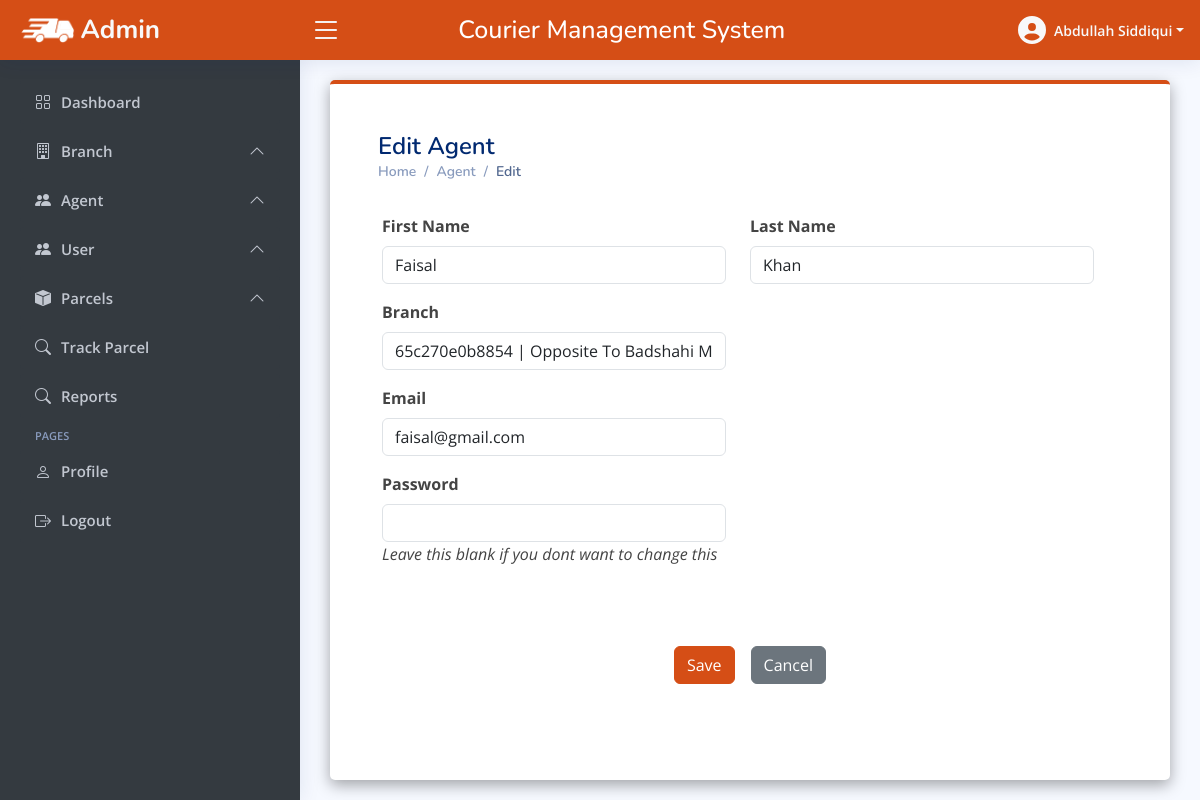
The page /admin/update_agent.php?agent_id=20 (signed in) on the database its author committed.
### tables this page shows
CREATE TABLE `agent` (
  `id` int(30) NOT NULL,
  `firstname` varchar(255) NOT NULL,
  `lastname` varchar(255) NOT NULL,
  `email` varchar(255) NOT NULL,
  `password` text NOT NULL,
  `branch_id` int(30) NOT NULL,
  `date_created` datetime NOT NULL DEFAULT current_timestamp()
);

### admin/update_agent.php (the view, shortened to what this page needs)
<?php
if(isset($_SESSION['email'])){
    if($_GET['agent_id']){
        include("header.php");
include("topbar.php");
include("sidebar.php");
require("../include/connection.php");
      $agent_id=$_GET['agent_id'];
    $getdata="SELECT * FROM `agent` WHERE id='$agent_id';";
    $result=mysqli_query($connection, $getdata) or die("fail to run query");
    if(mysqli_num_rows($result) == 1){
$row=mysqli_fetch_assoc($result);
 $firstname = $row["firstname"];
 $lastname = $row["lastname"];
 $email = $row["email"];
 $branch_id = $row["branch_id"];
      ?>
      <head>
  </head>
  <main id="main" class="main">
  <section class="p-5" style="background-color: white; border-top: 4px solid #D54E16; border-radius: 5px; box-shadow: rgba(0, 0, 0, 0.35) 0px 5px 15px;">
    <div class="pagetitle">
      <h1>Edit Agent</h1>
      <nav>
        <ol class="breadcrumb">
          <li class="breadcrumb-item"><a href="index.php">Home</a></li>
          <li class="breadcrumb-item">Agent</li>
          <li class="breadcrumb-item active">Edit</li>
        </ol>
      </nav>
    </div>
    <section class="section my-5">
    <form class="row g-3"  id="agent_form" action="update_agentdata.php" method="post">
    <div class="row">
        <div class="col-md-6">
          <label for="" class="form-label">First Name</label>
          <input type="text" name="firstname" class="form-control" value="<?php echo $firstname ?>" id="">
        </div>
        <div class="col-md-6">
          <label for="" class="form-label">Last Name</label>
          <input type="text" name="lastname" class="form-control" value="<?php echo $lastname ?>" id="">
        </div>
    </div>
            <div class="row my-3">
              <div class="col-md-6">
                <label for="" class="form-label">Branch</label>
                <select name="branch_id" id="" class="form-control select2">
                    <?php
                    $read_updateid = "SELECT *,concat(street,', ',city,', ',state,', ',zip_code,', ',country) as address FROM branches where id = '$branch_id';";
                    $result_updateid = mysqli_query($connection,$read_updateid);
                    if($result_updateid){
                       if(mysqli_num_rows($result_updateid) > 0){
                         while($row_updateid = mysqli_fetch_assoc($result_updateid)){
                            echo "<option value=".$row_updateid['id'].">".$row_updateid['branch_code']." | ".(ucwords($row_updateid['address']))."</option>";
                         }
                       }
                   }
                    ?>
                </select>
              </div>
            </div>
            <div class="row">
              <div class="col-md-6">
                <label for="" class="form-label">Email</label>
                <input type="email" name="email" id="" class="form-control" value="<?php echo $email ?>">
              </div>
            </div>
            <div class="row  my-3">
              <div class="col-md-6">
                <label for="" class="form-label">Password</label>
                <input type="password" name="password"  value="" id="" class="form-control">
                <p><i>Leave this blank if you dont want to change this</i></p>
              </div>
            </div>
            <div class="d-flex w-100 justify-content-center align-items-center mt-5">
      <input type="submit" class="btn btn-success mx-2" name="save_agent" value="Save">
  			<a class="btn btn-secondary mx-2" href="agent_list.php">Cancel</a>
  		</div>
      </form>
    </section>
    </section>
 </main>
    <?php
    }
    include("footer.php");
    }
    else{
      header("location: agent_list.php");
    }
}
else{
  header("location: login.php");
}
      ?>

### admin/topbar.php (shortened to what this page needs)
<?php
include("header.php");
require("../include/connection.php");
$read = "SELECT * FROM `admin`;";
$result_read = mysqli_query($connection,$read);
if($result_read){
    $row = mysqli_fetch_assoc($result_read);
    $firstname = $row["firstname"];
    $lastname = $row["lastname"];
}
?>
<head>
<link rel="stylesheet" href="https://cdnjs.cloudflare.com/ajax/libs/sweetalert2/11.0.18/sweetalert2.min.css" />
</head>
<header id="header" class="header fixed-top d-flex align-items-center">
<div class="d-flex align-items-center justify-content-between">
  <a href="index.php" class="logo d-flex align-items-center">
    <img src="assets/EXpress Delivery (5).png" alt="">
    <span class="d-none d-lg-block text-light">Admin</span>
  </a>
  <i class="bi bi-list toggle-sidebar-btn text-light"></i>
</div>
<div class="mx-auto mt-2">
  <h2 class="heading">Courier Management System</h2>
</div>
<nav class="header-nav ms-auto">
  <ul class="d-flex align-items-center">
    <li class="nav-item dropdown pe-3">
      <a class="nav-link nav-profile d-flex align-items-center pe-0" href="#" data-bs-toggle="dropdown">
      <i class="fa-solid fa-circle-user fs-3 text-light"></i>
        <span class="d-none d-md-block dropdown-toggle ps-2 text-light"><?= $firstname.' '.$lastname ?></span>
      </a>
    </li>
  </ul>
</nav>
</header>

### admin/assets/css/style.css (style rules this page uses)
:root { scroll-behavior: smooth; }
body { font-family: "Open Sans", sans-serif; background: #f6f9ff; color: #444444; }
a { color: #4154f1; text-decoration: none; }
h1, h2, h3, h4, h5, h6 { font-family: "Nunito", sans-serif; }
#main { margin-top: 60px; padding: 20px 30px; transition: all 0.3s; }
.pagetitle { margin-bottom: 10px; }
.pagetitle h1 { font-size: 24px; margin-bottom: 0; font-weight: 600; color: #012970; }
.breadcrumb { font-size: 14px; font-family: "Nunito", sans-serif; color: #899bbd; font-weight: 600; }
.breadcrumb a { color: #899bbd; transition: 0.3s; }
.breadcrumb .breadcrumb-item::before { color: #899bbd; }
.breadcrumb .active { color: #51678f; font-weight: 600; }
.logo { line-height: 1; }
@media (min-width: 1200px) { .logo { width: 280px; } }
.logo img { max-height: 26px; margin-right: 6px; }
.logo span { font-size: 26px; font-weight: 700; color: #012970; font-family: "Nunito", sans-serif; }
.header { transition: all 0.5s; z-index: 997; height: 60px; box-shadow: 0px 2px 20px rgba(1, 41, 112, 0.1); background-color: #fff; padding-left: 20px; }
.header .toggle-sidebar-btn { font-size: 32px; padding-left: 10px; cursor: pointer; color: #012970; }
.header-nav ul { list-style: none; }
.header-nav>ul { margin: 0; padding: 0; }
.header-nav .nav-profile { color: #012970; }
.header-nav .nav-profile span { font-size: 14px; font-weight: 600; }
@media (min-width: 1200px) { #main, #footer { margin-left: 300px; } }

### admin/topbar.php (style rules this page uses)
.heading { font-size: 25px; }
header, .top-drop { background-color: #D54E16 !important; color: white !important; }

### admin/update_agent.php (style rules this page uses)
label { font-weight: bold; }
.btn-primary, .btn-success { color: #FFFFFF !important; background-color: #D54E16 !important; border-color: #D54E16 !important; }

### rows shown on the page
agent: firstname "Faisal", lastname "Khan", email "faisal@gmail.com"

### other values the page prints
$firstname "Abdullah"
$lastname "Siddiqui"
form field branch_id "65c270e0b8854 | Opposite To Badshahi Masjid, Lahore, Punjab, 678906, Pakistan"
